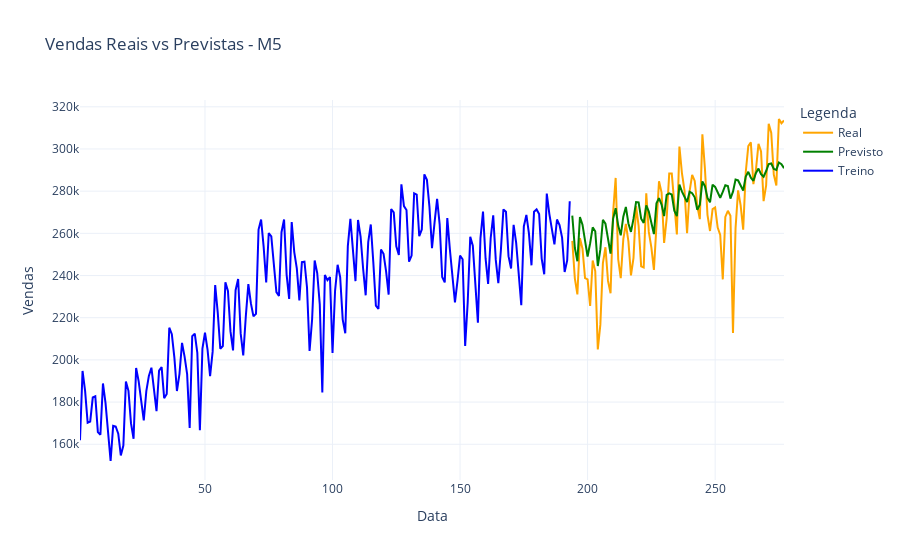

The cell this chart's notebook holds for it:
### Code cell
# Dividir os dados
train_size = int(len(m5_agrupado) * 0.7)
train, test = m5_agrupado[:train_size], m5_agrupado[train_size:]

# Criar e treinar o modelo AUTOARIMA com parâmetros otimizados
start_train_time = time.time()
auto_model = pm.auto_arima(train, seasonal=True, m=52, stepwise=True, error_action='ignore', suppress_warnings=True)
end_train_time = time.time()
train_time = end_train_time - start_train_time

# Realizar previsões no conjunto de teste
start_forecast_time = time.time()
test_predict = auto_model.predict(n_periods=len(test))
end_forecast_time = time.time()
forecast_time = end_forecast_time - start_forecast_time

# Garantir que os índices estão corretos
test_index = m5_agrupado.index[-len(test):]
train_index = m5_agrupado.index[:len(train)]

print(f"Tempo de treino: {train_time} segundos")
print(f"Tempo de previsão: {forecast_time} segundos")

# Plotando os dados originais
fig = go.Figure()

# Add traces for real and predicted sales
fig.add_trace(go.Scatter(x=test_index, y=test.values.ravel(), mode='lines', name='Real', line=dict(color='orange')))
fig.add_trace(go.Scatter(x=test_index, y=test_predict.ravel(), mode='lines', name='Previsto', line=dict(color='green')))
fig.add_trace(go.Scatter(x=train_index, y=train.values.ravel(), mode='lines', name='Treino', line=dict(color='blue')))

# Add titles and labels
fig.update_layout(
    title='Vendas Reais vs Previstas - M5',
    xaxis_title='Data',
    yaxis_title='Vendas',
    legend_title='Legenda',
    template='plotly_white'
)

# Show the figure
fig.show()

### Figure 1 — Plotly figure (JSON) as saved in the notebook; plotly's stock layout.template omitted (floating-point values rounded to 4 significant figures; data arrays with more than 128 entries replaced by an {"elided": "..."} marker saying what was removed)
{"data": [{"line": {"color": "orange"}, "mode": "lines", "name": "Real", "type": "scatter", "x": [194, 195, 196, 197, 198, 199, 200, 201, 202, 203, 204, 205, 206, 207, 208, 209, 210, 211, 212, 213, 214, 215, 216, 217, 218, 219, 220, 221, 222, 223, 224, 225, 226, 227, 228, 229, 230, 231, 232, 233, 234, 235, 236, 237, 238, 239, 240, 241, 242, 243, 244, 245, 246, 247, 248, 249, 250, 251, 252, 253, 254, 255, 256, 257, 258, 259, 260, 261, 262, 263, 264, 265, 266, 267, 268, 269, 270, 271, 272, 273, 274, 275, 276, 277], "y": [256434, 238673, 231081, 257742, 252686, 238757, 238128, 225610, 247099, 242126, 204978, 216706, 245932, 253417, 237461, 231585, 269703, 286269, 247714, 238739, 257284, 264444, 256144, 240071, 248381, 272875, 263517, 244319, 243841, 279005, 260687, 253319, 242677, 266316, 284689, 279297, 255412, 267132, 288327, 288356, 274547, 259518, 301161, 288381, 280318, 260070, 280053, 287731, 284868, 273074, 266753, 306993, 290608, 268786, 261116, 271482, 272242, 262726, 259192, 238170, 267797, 270680, 268368, 212812, 262356, 280380, 273260, 261716, 288980, 301380, 303109, 283322, 290163, 302453, 298786, 275282, 282772, 311984, 307634, 287796, 282731, 314216, 312183, 313500]}, {"line": {"color": "green"}, "mode": "lines", "name": "Previsto", "type": "scatter", "x": [194, 195, 196, 197, 198, 199, 200, 201, 202, 203, 204, 205, 206, 207, 208, 209, 210, 211, 212, 213, 214, 215, 216, 217, 218, 219, 220, 221, 222, 223, 224, 225, 226, 227, 228, 229, 230, 231, 232, 233, 234, 235, 236, 237, 238, 239, 240, 241, 242, 243, 244, 245, 246, 247, 248, 249, 250, 251, 252, 253, 254, 255, 256, 257, 258, 259, 260, 261, 262, 263, 264, 265, 266, 267, 268, 269, 270, 271, 272, 273, 274, 275, 276, 277], "y": [268400.0, 253100.0, 246800.0, 267700.0, 264100.0, 256800.0, 249000.0, 255300.0, 262800.0, 261000.0, 244500.0, 252400.0, 266400.0, 264600.0, 256900.0, 250400.0, 266900.0, 271900.0, 263700.0, 259100.0, 267900.0, 272500.0, 264700.0, 260700.0, 266900.0, 274800.0, 274600.0, 266900.0, 265000.0, 273300.0, 270300.0, 264500.0, 259700.0, 274200.0, 276600.0, 273600.0, 268200.0, 278200.0, 278900.0, 278400.0, 270700.0, 268200.0, 283100.0, 279700.0, 277000.0, 274900.0, 279700.0, 279000.0, 277100.0, 271200.0, 273600.0, 284600.0, 282300.0, 276800.0, 274800.0, 283100.0, 282000.0, 279500.0, 276900.0, 279600.0, 282800.0, 282400.0, 276500.0, 279800.0, 285500.0, 285100.0, 282500.0, 280300.0, 286900.0, 289200.0, 286400.0, 284900.0, 288600.0, 290700.0, 288000.0, 286800.0, 289500.0, 292900.0, 293100.0, 290500.0, 290100.0, 293600.0, 292800.0, 290900.0]}, {"line": {"color": "blue"}, "mode": "lines", "name": "Treino", "type": "scatter", "x": {"elided": "193 int values"}, "y": {"elided": "193 int values"}}], "layout": {"legend": {"title": {"text": "Legenda"}}, "title": {"text": "Vendas Reais vs Previstas - M5"}, "xaxis": {"title": {"text": "Data"}}, "yaxis": {"title": {"text": "Vendas"}}}}
